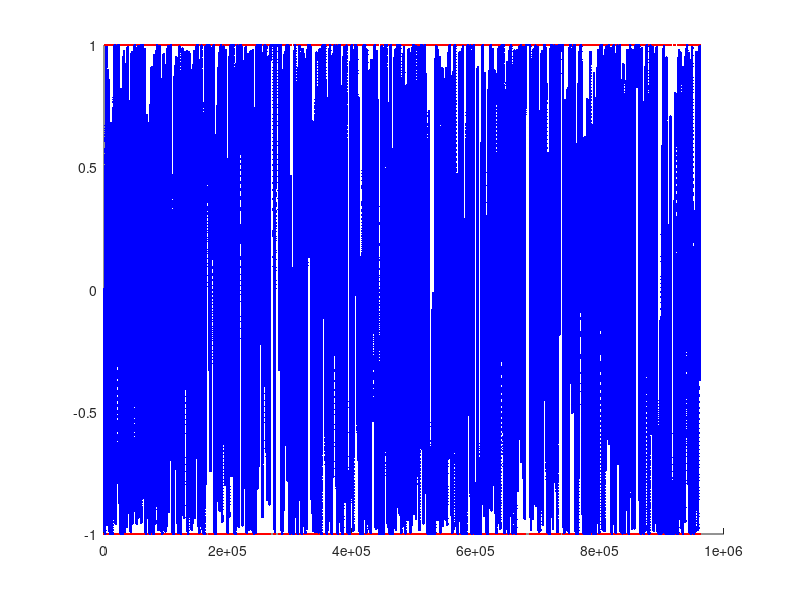

MATLAB code for this plot:
function sanity_check

%% create two concurrent sequences of time-points, one being the cause and the other being the effect

%  the purpose is to test the granger causality approach



Nevent  = 1000;  % exact number

Npoint  = 1000;  % AVERAGE number of time points per event


%  intervals between Poisson events

nuevent = 1/Npoint;

tisi    = -(1/nuevent) * log( rand(1,Nevent+2) );


%  event times and vector of time points

dummy  = cumsum(tisi);
Tevent = round(dummy(2:end-1));  % omit first and last time point

Tstart = 0;
Tend   = round(dummy(end));
Ti     = 1:Tend;


%  dominance values

Di     = -1*ones(size(Ti));

for i=1:2:Nevent
    
    idx_i = Tevent(i);
    
    if i<Nevent
        idx_f = Tevent(i+1)-1;
    else
        idx_f = Tend;
    end
    
    idx = idx_i:idx_f;
    
    Di(idx) = ones(size(idx));
    
end


%  cumulative history values

Ci     = zeros(size(Ti));

tauH  = 300;


for i=1:Nevent+1
    
    if i>1
        idx_i = Tevent(i-1);
    else
        idx_i = 1;
    end
    
    if i<=Nevent
        idx_f = Tevent(i);
    else
        idx_f = Tend;
    end
    
    idx = idx_i:idx_f;
    
    Cinf = Di(idx_i);
    
    C0   = Ci(idx_i);
    
    Ci(idx) = Cinf + ( C0 - Cinf ) * exp( -(idx - idx_i) / tauH );
       
end

size(Ti)
size(Di)
size(Ci)

% save values Ci and Di to file 

save( 'sanity.mat', 'Ci', 'Di', 'Tevent' );


% plot time sequences

figure;

hold on;
plot( Ti, Di, 'r.');
plot( Ti, Ci, 'b.');
hold off;

return;

